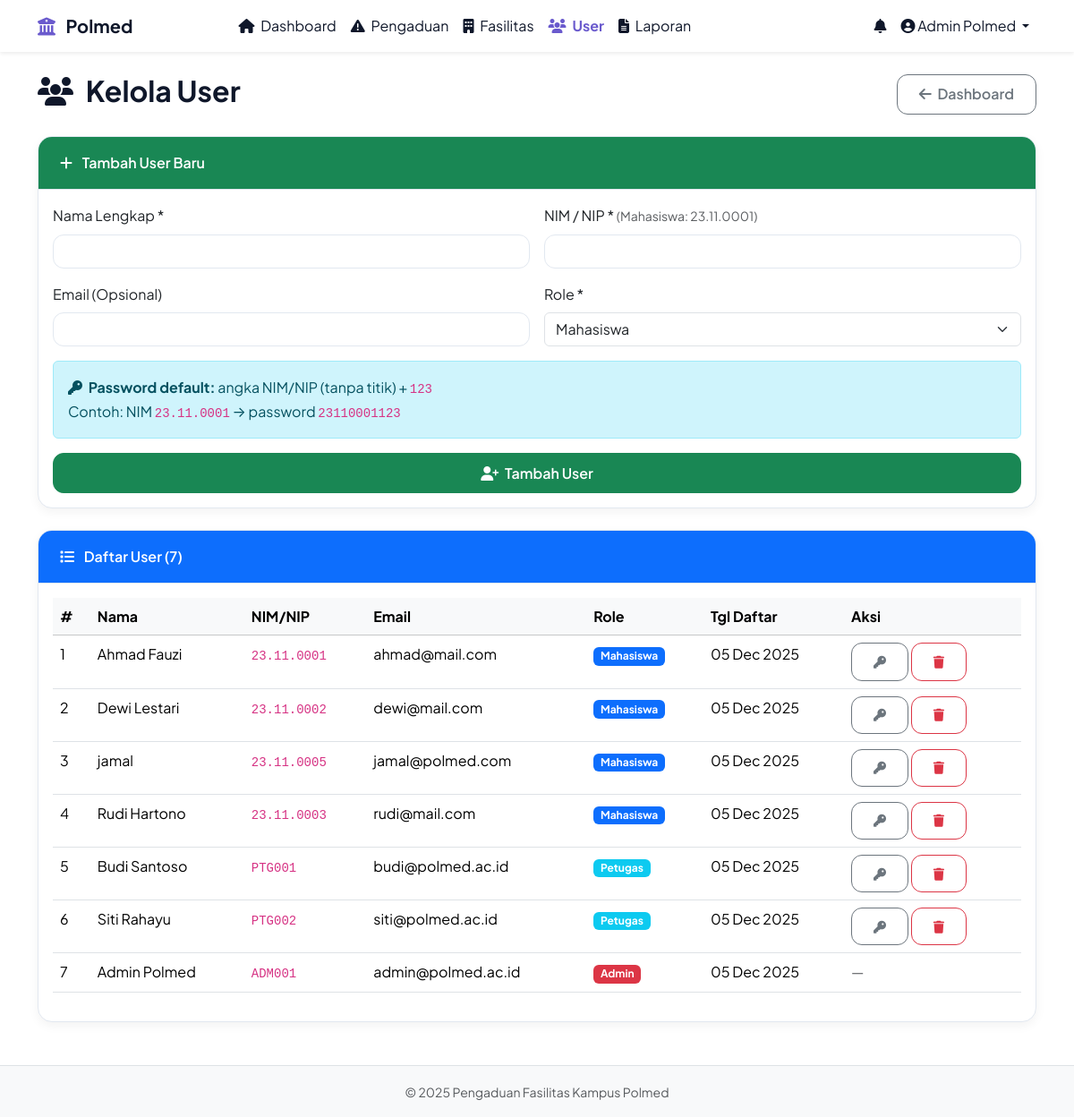
The app's page /dashboard/admin/user.php (signed in) with its own data.
### tables this page shows
CREATE TABLE `users` (
  `id` int(11) NOT NULL,
  `nama` varchar(100) NOT NULL,
  `nim_nip` varchar(20) NOT NULL,
  `email` varchar(100) DEFAULT NULL,
  `password` varchar(255) NOT NULL,
  `role` enum('mahasiswa','petugas','admin') NOT NULL DEFAULT 'mahasiswa',
  `created_at` timestamp NOT NULL DEFAULT current_timestamp()
);

### dashboard/admin/user.php (the view, shortened to what this page needs)
<?php
require_once '../../includes/auth_check.php';
$user_result = $koneksi->query("
    SELECT id, nama, nim_nip, email, role, created_at
    FROM users
    ORDER BY role, nama
");
?>
<?php include '../../includes/header.php'; ?>
<div class="d-flex justify-content-between align-items-center mb-4">
    <h2><i class="fas fa-users me-2"></i> Kelola User</h2>
    <a href="index.php" class="btn btn-outline-secondary">
        <i class="fas fa-arrow-left me-1"></i> Dashboard
    </a>
</div>
<div class="card mb-4">
    <div class="card-header bg-success text-white">
        <i class="fas fa-plus me-2"></i> Tambah User Baru
    </div>
    <div class="card-body">
        <form method="POST">
            <div class="row g-3">
                <div class="col-md-6">
                    <label class="form-label">Nama Lengkap *</label>
                    <input type="text" class="form-control" name="nama" required>
                </div>
                <div class="col-md-6">
                    <label class="form-label">
                        NIM / NIP *
                        <small class="text-muted">(Mahasiswa: 23.11.0001)</small>
                    </label>
                    <input type="text" class="form-control" name="nim_nip" required>
                </div>
                <div class="col-md-6">
                    <label class="form-label">Email (Opsional)</label>
                    <input type="email" class="form-control" name="email">
                </div>
                <div class="col-md-6">
                    <label class="form-label">Role *</label>
                    <select class="form-select" name="role" required>
                        <option value="mahasiswa">Mahasiswa</option>
                    </select>
                </div>
            </div>
            <div class="mt-3 alert alert-info">
                <i class="fas fa-key me-1"></i>
                <strong>Password default:</strong> angka NIM/NIP (tanpa titik) + <code>123</code><br>
                Contoh: NIM <code>23.11.0001</code> → password <code>23110001123</code>
            </div>
            <div class="d-grid">
                <button type="submit" class="btn btn-success">
                    <i class="fas fa-user-plus me-1"></i> Tambah User
                </button>
            </div>
        </form>
    </div>
</div>
<?php if ($user_result->num_rows > 0): ?>
    <div class="card">
        <div class="card-header bg-primary text-white">
            <i class="fas fa-list me-2"></i> Daftar User (<?= $user_result->num_rows ?>)
        </div>
        <div class="card-body">
            <div class="table-responsive">
                <table class="table table-hover">
                    <thead class="table-light">
                        <tr>
                            <th>#</th>
                            <th>Nama</th>
                            <th>NIM/NIP</th>
                            <th>Email</th>
                            <th>Role</th>
                            <th>Tgl Daftar</th>
                            <th>Aksi</th>
                        </tr>
                    </thead>
                    <tbody>
                        <?php $no = 1; while ($u = $user_result->fetch_assoc()): ?>
                            <tr>
                                <td><?= $no++ ?></td>
                                <td><?= htmlspecialchars($u['nama']) ?></td>
                                <td><code><?= htmlspecialchars($u['nim_nip']) ?></code></td>
                                <td><?= htmlspecialchars($u['email']) ?: '—' ?></td>
                                <td>
                                    <span class="badge bg-<?=
                                        $u['role'] == 'admin' ? 'danger' :
                                        ($u['role'] == 'petugas' ? 'info' : 'primary')
                                    ?>">
                                        <?= ucfirst($u['role']) ?>
                                    </span>
                                </td>
                                <td><?= date('d M Y', strtotime($u['created_at'])) ?></td>
                                <td>
                                    <?php if ($u['id'] != $_SESSION['user_id']): ?>
                                        <a href="?reset=<?= $u['id'] ?>"
                                           class="btn btn-sm btn-outline-secondary"
                                           title="Reset Password"
                                           onclick="return confirm('Reset password user <?= addslashes($u['nama']) ?>?')">
                                            <i class="fas fa-key"></i>
                                        </a>
                                        <a href="?hapus=<?= $u['id'] ?>"
                                           class="btn btn-sm btn-outline-danger"
                                           title="Hapus"
                                           onclick="return confirm('Yakin hapus user: <?= addslashes($u['nama']) ?>?')">
                                            <i class="fas fa-trash"></i>
                                        </a>
                                    <?php else: ?>
                                        <span class="text-muted">—</span>
                                    <?php endif; ?>
                                </td>
                            </tr>
                        <?php endwhile; ?>
                    </tbody>
                </table>
            </div>
        </div>
    </div>
<?php endif; ?>
<?php include '../../includes/footer.php'; ?>

### assets/css/style.css (style rules this page uses)
:root { --primary: #6a5acd; --primary-light: #8a7fd4; --primary-dark: #4a3a9c; --success: #10b981; --warning: #f59e0b; --danger: #ef4444; --white: #ffffff; --gray-100: #f8fafc; --gray-200: #e2e8f0; --gray-700: #334155; --shadow: 0 4px 12px rgba(0, 0, 0, 0.05); --border-radius: 16px; }
body { font-family: 'Plus Jakarta Sans', -apple-system, BlinkMacSystemFont, 'Segoe UI', Roboto, sans-serif; background-color: var(--white); color: var(--gray-700); line-height: 1.6; }
h1, h2, h3, h4, h5, h6 { font-weight: 700; color: #0f172a; }
.card { border: 1px solid var(--gray-200); border-radius: var(--border-radius); box-shadow: var(--shadow); transition: transform 0.3s ease; overflow: hidden; }
.card-header { background-color: var(--white); border-bottom: 1px solid var(--gray-200); font-weight: 600; padding: 1rem 1.5rem; }
.btn { font-weight: 600; border-radius: 12px; padding: 0.6rem 1.5rem; }
.form-control { border-radius: 12px; border: 1px solid var(--gray-200); }

### includes/header.php (style rules this page uses)
body { font-family: 'Plus Jakarta Sans', -apple-system, BlinkMacSystemFont, sans-serif; }

### records on screen
users: nama "Ahmad Fauzi", nim_nip "23.11.0001", email "ahmad@mail.com", role "Mahasiswa", created_at "05 Dec 2025"
users: nama "Dewi Lestari", nim_nip "23.11.0002", email "dewi@mail.com", role "Mahasiswa", created_at "05 Dec 2025"
users: nama "jamal", nim_nip "23.11.0005", email "jamal@polmed.com", role "Mahasiswa", created_at "05 Dec 2025"
users: nama "Rudi Hartono", nim_nip "23.11.0003", email "rudi@mail.com", role "Mahasiswa", created_at "05 Dec 2025"
users: nama "Budi Santoso", nim_nip "PTG001", email "budi@polmed.ac.id", role "Petugas", created_at "05 Dec 2025"
users: nama "Siti Rahayu", nim_nip "PTG002", email "siti@polmed.ac.id", role "Petugas", created_at "05 Dec 2025"
users: nama "Admin Polmed", nim_nip "ADM001", email "admin@polmed.ac.id", role "Admin", created_at "05 Dec 2025"

### other values on screen
$_SESSION['nama'] "Admin Polmed"
$user_result->num_rows "7"
